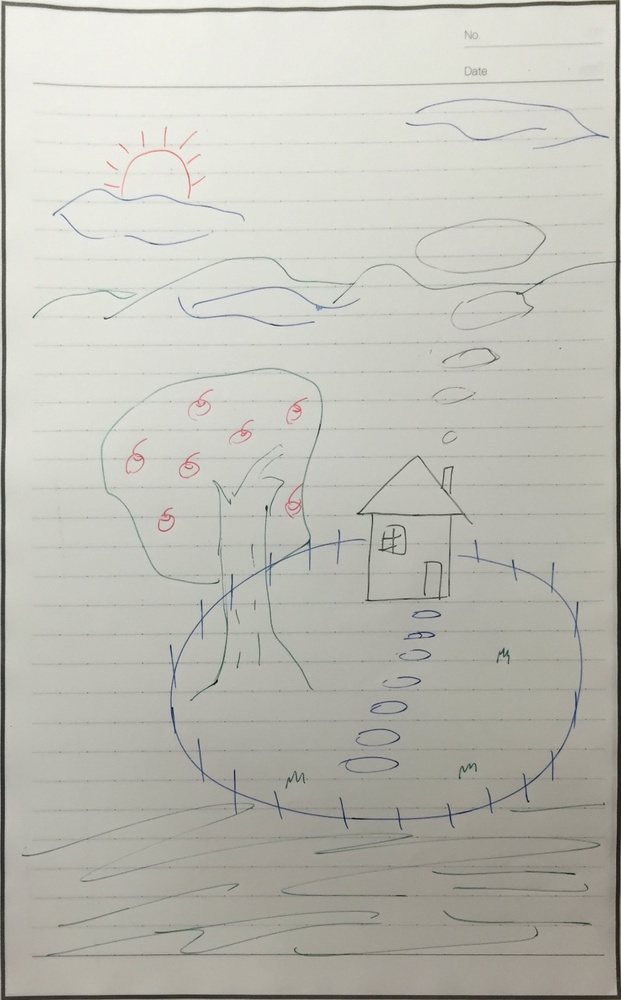
//> input picture examples/ex1/1.JPG, 621 x 1000 px, shrunk from 900 x 1449 before the run
$ ./scanhelper examples/ex1/1.JPG   (built with g++ and OpenCV 4)
//> lines starting //> are read from the running program, lines starting //| are printed output that depends on the picture
#include<opencv2\core.hpp>
#include<opencv2\imgproc.hpp>
#include<opencv2\\highgui.hpp>
#include<iostream>

using namespace cv;
using namespace std;

#define T 1

void gammaTrans(double gamma, int coff[]);
void contrast_brighten(Mat &src);
void adjustHSV(Mat &src);

int main(int argc, char* argv[])
{
	if (argc < 2){
		cout << "too less parameters" << endl;
		return 0;
	}

	Mat src = imread(argv[1], 1);
//> src is the input picture: 1000 rows x 621 cols, CV_8UC3; mean B, G, R 181.2, 189.3, 189.7
	if (src.empty()){
		cout << "image openned failed" << endl;
		return 0;
	}

	contrast_brighten(src);
	adjustHSV(src);

	imwrite(argv[2], src);
	return 0;
}

//function used to calculate the coefficients of gamma transformation
void gammaTrans(double gamma, int coff[])
{
	for (int i = 0; i < 256; ++i){
		coff[i] = 256*pow(i / 256.0, gamma);
	}
}

//function used to enchance the contrast and brighten the image
void contrast_brighten(Mat &src)
{
	int win_size = 50;//
	int nw = src.cols / win_size;
//> nw = 12
	int nh = src.rows / win_size;
//> nh = 20
	for (int i = 0; i <= nh; ++i)
	{

		for (int j = 0; j <= nw; ++j)
		{
			int rstart = i*win_size;
			int cstart = j*win_size;
			int rend = rstart + win_size < src.rows ? rstart + win_size : src.rows;
			int cend = cstart + win_size < src.cols ? cstart + win_size : src.cols;

			double sum = win_size*win_size;
			double bgray = 0, ggray = 0, rgray = 0;

			for (int r = rstart; r < rend; ++r){
				for (int c = cstart; c < cend; ++c){
					bgray += src.at<uchar>(r, 3 * c) / sum;
					ggray += src.at<uchar>(r, 3 * c + 1) / sum;
					rgray += src.at<uchar>(r, 3 * c + 2) / sum;
				}
			}

			double contrast = 2.0;
			double avr_gray = 0.3*rgray + 0.59*ggray + 0.11*bgray;
			double bright;

			for (int r = rstart; r < rend; ++r){
				for (int c = cstart; c < cend; ++c){

					double max_b_g = src.at<uchar>(r, 3 * c) > src.at<uchar>(r, 3 * c + 1) ?
						src.at<uchar>(r, 3 * c) : src.at<uchar>(r, 3 * c + 1);
					double min_b_g = src.at<uchar>(r, 3 * c) < src.at<uchar>(r, 3 * c + 1) ?
						src.at<uchar>(r, 3 * c) : src.at<uchar>(r, 3 * c + 1);
					double max_b_g_r = max_b_g > src.at<uchar>(r, 3 * c + 2) ? max_b_g : src.at<uchar>(r, 3 * c + 2);
					double min_b_g_r = min_b_g < src.at<uchar>(r, 3 * c + 2) ? min_b_g : src.at<uchar>(r, 3 * c + 2);

					double s = max_b_g_r > 0 ? (1 - min_b_g_r / max_b_g_r) : 0;
					double v = max_b_g_r / 255;

					if (s > 0.45*v&&v > 0.5)
						bright = 1.0;
					else
						bright = 250.0 / avr_gray;

					double new_bgray = (bgray + (src.at<uchar>(r, 3 * c) - bgray)*contrast)*bright;
					double new_ggray = (ggray + (src.at<uchar>(r, 3 * c + 1) - ggray)*contrast)*bright;
					double new_rgray = (rgray + (src.at<uchar>(r, 3 * c + 2) - rgray)*contrast)*bright;

					if (new_bgray > 255)
						new_bgray = 255;
					else if (new_bgray < 0)
						new_bgray = 0;

					if (new_ggray > 255)
						new_ggray = 255;
					else if (new_ggray < 0)
						new_ggray = 0;

					if (new_rgray > 255)
						new_rgray = 255;
					else if (new_rgray < 0)
						new_rgray = 0;

					src.at<uchar>(r, 3 * c) = new_bgray;
					src.at<uchar>(r, 3 * c + 1) = new_ggray;
					src.at<uchar>(r, 3 * c + 2) = new_rgray;
				}
			}

		}
	}
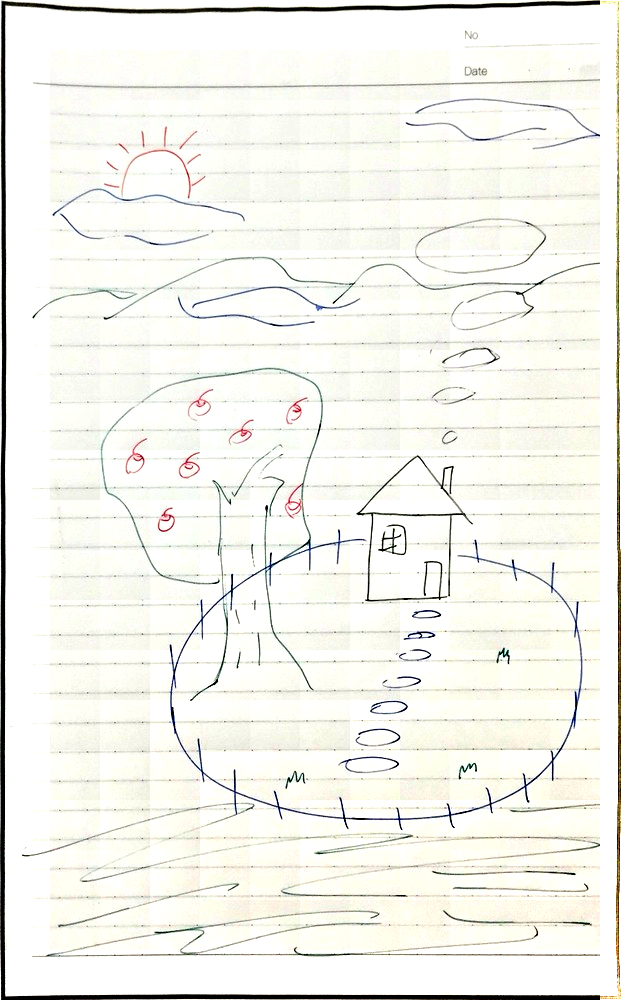
//> src: 1000 rows x 621 cols, CV_8UC3; mean B, G, R 236.9, 243.4, 243.5
}

//adjust image in HSV coclr model
void adjustHSV(Mat &src)
{
	cvtColor(src, src, CV_BGR2HSV);
//> src: 1000 rows x 621 cols, CV_8UC3; mean H, S, V 24, 9.7, 244.3
	vector<Mat> hsv_planes;
	split(src, hsv_planes);
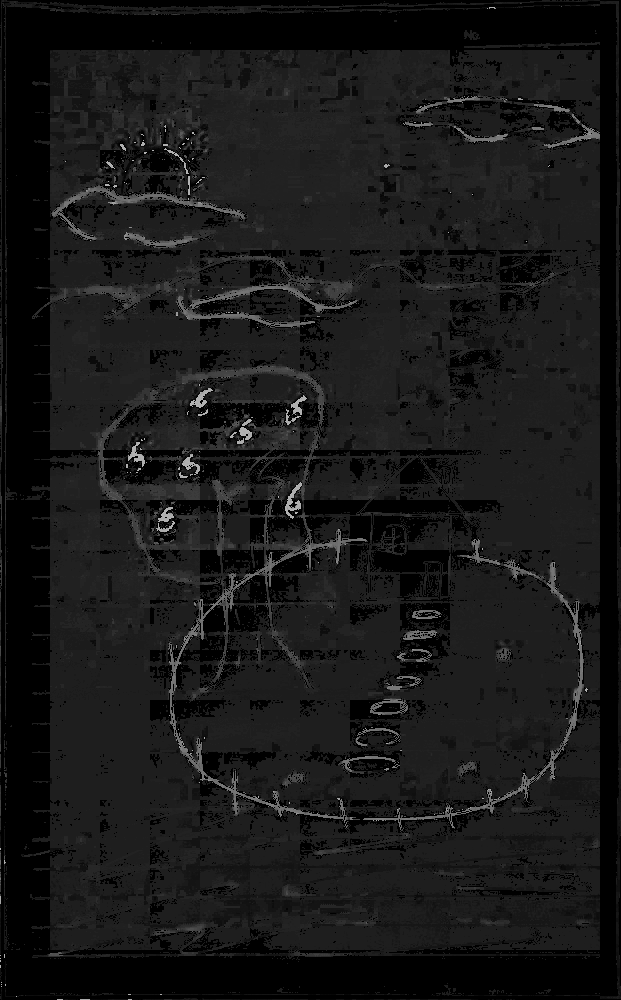
//> hsv_planes[0]: 1000 rows x 621 cols, CV_8UC1; min 0, max 179, mean 24
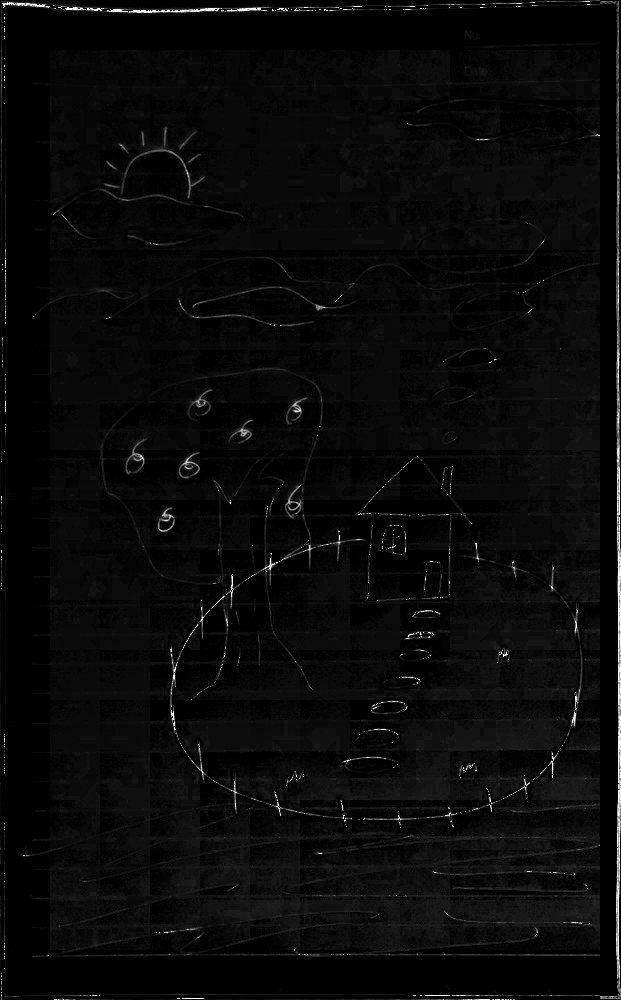
//> hsv_planes[1]: 1000 rows x 621 cols, CV_8UC1; min 0, max 255, mean 9.7
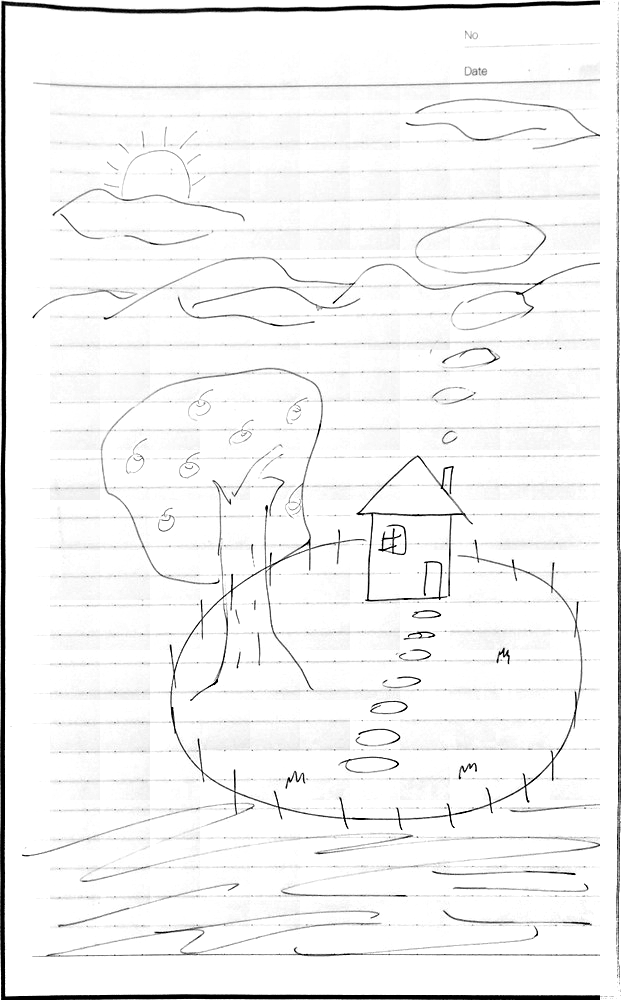
//> hsv_planes[2]: 1000 rows x 621 cols, CV_8UC1; min 0, max 255, mean 244.3
	int gammaTran1[256];
	int gammaTran2[256];
	gammaTrans(0.5, gammaTran1);
	gammaTrans(0.8, gammaTran2);
	for (int r = 0; r < src.rows; ++r){
		for (int c = 0; c < src.cols; ++c){
			if (hsv_planes[2].at<uchar>(r, c)*T < hsv_planes[1].at<uchar>(r, c))
				hsv_planes[1].at<uchar>(r, c) = T*hsv_planes[2].at<uchar>(r, c);
			double t = ((double)hsv_planes[1].at<uchar>(r, c)) / hsv_planes[2].at<uchar>(r, c);
			if (t < 0.35&&hsv_planes[2].at<uchar>(r, c)>220){
				hsv_planes[1].at<uchar>(r, c) = 0;
				hsv_planes[2].at<uchar>(r, c) = 255;
			}

			hsv_planes[1].at<uchar>(r, c) = gammaTran1[hsv_planes[1].at<uchar>(r, c)];
			hsv_planes[2].at<uchar>(r, c) = gammaTran2[hsv_planes[2].at<uchar>(r, c)];

		}
	}
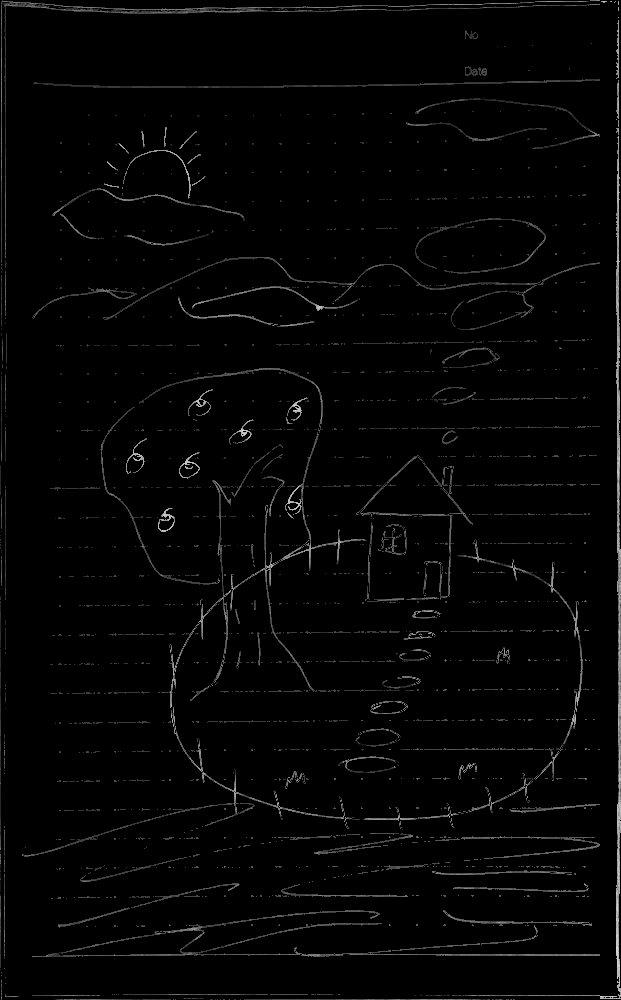
//> hsv_planes[1]: 1000 rows x 621 cols, CV_8UC1; min 0, max 220, mean 4.7

	merge(hsv_planes, src);
//> src: 1000 rows x 621 cols, CV_8UC3; mean H, S, V 24, 4.7, 247.1
	cvtColor(src, src, CV_HSV2BGR);
//> (the run ends here: the program stops with an error, at `imwrite(argv[2], src);`)
